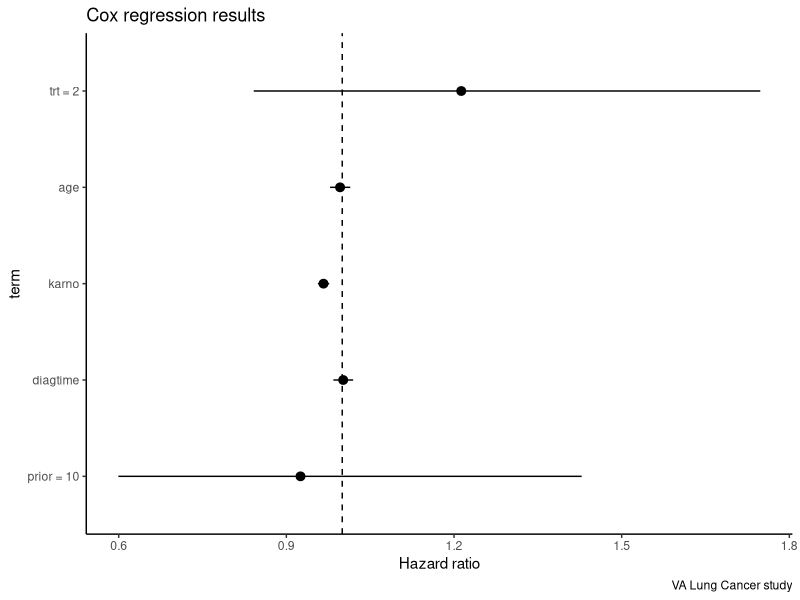

Write the R code that produced this figure.
## ---- chunk 1
library(survival)
suppressPackageStartupMessages(library(tidyverse))
data(pbc)
library(broom)

m_cox <- veteran %>% 
  mutate(across(c(trt, celltype, prior), as.factor))%>% 
  coxph(Surv(time, status) ~ trt+age+karno+diagtime+prior, data=.)
fctrs <- m_cox$xlevels
out = tidy(m_cox, exponentiate = TRUE, conf.int = TRUE) %>% 
  mutate(ci = as.character(glue::glue('({round(conf.low, 4)},{round(conf.high,4)})')))

for(n in names(fctrs)){
  out <- out %>% mutate(term = str_replace(term, n, paste0(n, ' = ')))
}
out <- out %>% mutate(term = fct_rev(fct_inorder(term))) %>% 
  mutate(signif=ifelse(p.value <=0.05,'yes','no'))

plt <- ggplot(out, 
               aes(x = term, y = estimate, 
                   ymin = conf.low, ymax = conf.high))+
    geom_pointrange() + 
    geom_hline(yintercept = 1, linetype = 2)+
    theme_classic()+
    scale_color_manual('Significant?', values = c('yes'='red', 'no'='black'))+
    coord_flip()+
    labs(y = 'Hazard ratio', title='Cox regression results', caption='VA Lung Cancer study')
plt2 = ggplot(out, aes(x = term, y = 1, label = ci))+geom_text()+theme_void() + coord_flip()
## ---- chunk 2
plt
